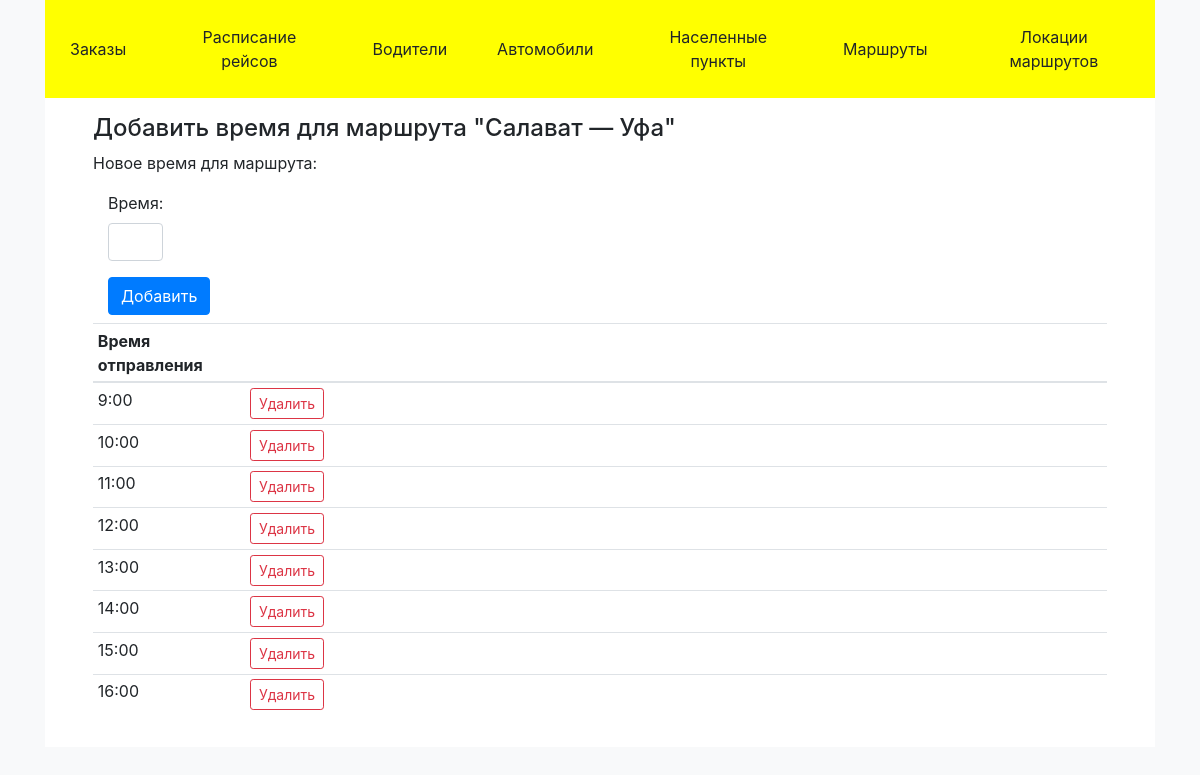
Page /route/10 on the committed database.
### main/models.py (models this page shows, shortened)
class ScheduledRoute(models.Model):
    time = models.TimeField(auto_now=False)
    route = models.ForeignKey(Route, related_name='times',
                              on_delete=models.CASCADE)
    class Meta:
        verbose_name_plural = 'Маршруты — время'

### main/views/choose_route.py (the view)
# urls.py: path('route/<int:id>', views.choose_route.route_edit),
def route_edit(request, id: int):
    qd = request.POST
    route = Route.objects.filter(id=id)[0]
    times = route.times.all().order_by('time')
    form = TimeAddingForm()
    dic = {
        'form': form,
        'route': route,
        'times': times,
        'title': 'Добавить время для маршрута "' + str(route.start_area) +
                 ' — ' + str(route.finish_area) + '"',
    }
    return render(request, 'main/route_time.html', dic)

### main/forms.py
class TimeAddingForm(forms.Form):
    time = forms.TimeField(
        label='Время',
        widget=forms.TimeInput(attrs={
            "class": "form-control",
            'data-mask': '00:00'
        }),
    )
    required_css_class = rcc
    class Meta:
        model = ScheduledRoute
        exclude = []

### main/models.py (called while the page is built)
    def __str__(self):
        return self.name

### main/templates/main/route_time.html (shortened to what this page needs)
{% extends 'main/base.html' %}
{% block content %}
<div>
    <div>Новое время для маршрута:</div>
    <form method="post" action="route/{{ route.id }}/add-time" class="mb-2 col-md-1">
        {{ form }}
        <div class="">
            <input type="submit"  value='Добавить'
                   class="btn btn-primary mt-3 justify-content-end"/>
        </div>
    </form>
    <table class="table table-sm table-hover" width="50%">
        <thead>
        <tr>
            <th class="" width="15%">
                Время отправления
            </th>
            <th class="">
            </th>
        </tr>
        </thead>
        <tbody>
            {% for time in times %}
                <tr>
                    <td>{{ time.time }}</td>
                    <td>
                        <form method="post" action="route/{{ route.id }}/delete-time/{{ time.id }}" class="">
                            <input type="submit"  value='Удалить'
                                   class="btn btn-sm btn-outline-danger justify-content-end"/>
                        </form>
                    </td>
                </tr>
            {% endfor %}
        </tbody>
    </table>
</div>
{% endblock %}

### rows in the picture
ScheduledRoute: time "9:00"
ScheduledRoute: time "10:00"
ScheduledRoute: time "11:00"
ScheduledRoute: time "12:00"
ScheduledRoute: time "13:00"
ScheduledRoute: time "14:00"
ScheduledRoute: time "15:00"
ScheduledRoute: time "16:00"

### other values in the picture
{{ title }} "Добавить время для маршрута \"Салават — Уфа\""
